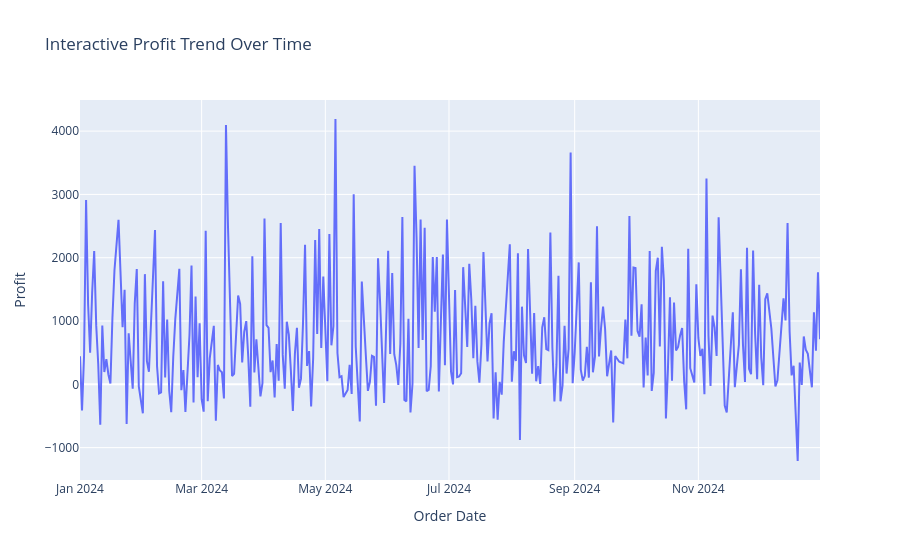

This figure's notebook cell:
### Markdown cell above
This interactive Line chart displays total profit generated by all over time. The visualization allows users to explore profit performance through interactive features

### Code cell
profit_trend = df.groupby('Order Date')['Profit'].sum().reset_index()

line_fig = px.line(
    profit_trend,
    x='Order Date',
    y='Profit',
    title='Interactive Profit Trend Over Time'
)

line_fig.show()

### Figure 1 — Plotly figure (JSON) as saved in the notebook; plotly's stock layout.template omitted (floating-point values rounded to 4 significant figures; data arrays with more than 128 entries replaced by an {"elided": "..."} marker saying what was removed)
{"data": [{"hovertemplate": "Order Date=%{x}<br>Profit=%{y}<extra></extra>", "legendgroup": "", "line": {"color": "#636efa", "dash": "solid"}, "marker": {"symbol": "circle"}, "mode": "lines", "name": "", "orientation": "v", "showlegend": false, "type": "scatter", "x": {"elided": "345 str values"}, "xaxis": "x", "y": {"elided": "345 float values"}, "yaxis": "y"}], "layout": {"legend": {"tracegroupgap": 0}, "title": {"text": "Interactive Profit Trend Over Time"}, "xaxis": {"anchor": "y", "domain": [0, 1], "title": {"text": "Order Date"}}, "yaxis": {"anchor": "x", "domain": [0, 1], "title": {"text": "Profit"}}}}
